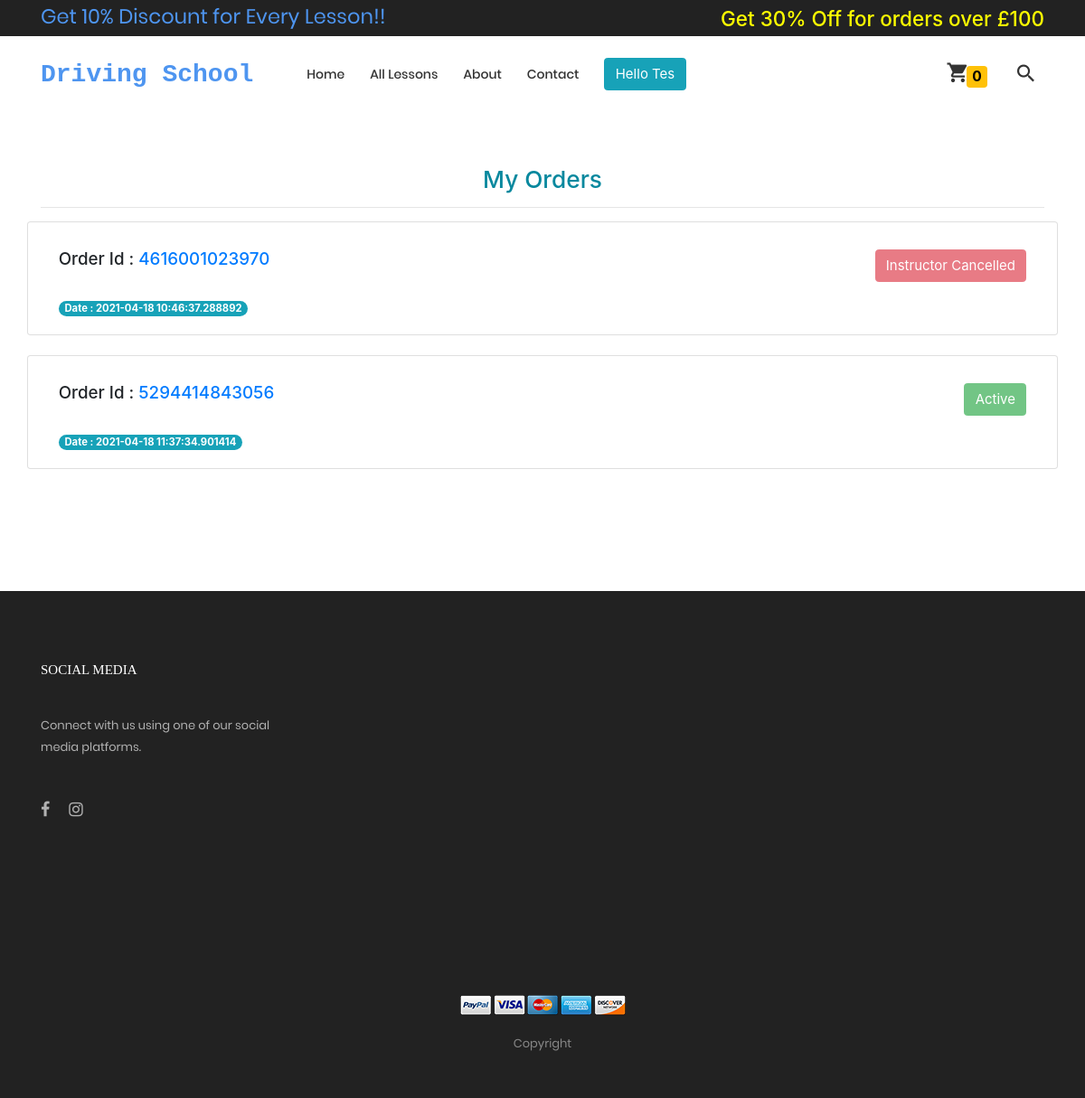
The app's page /order/my_orders (signed in), older data.
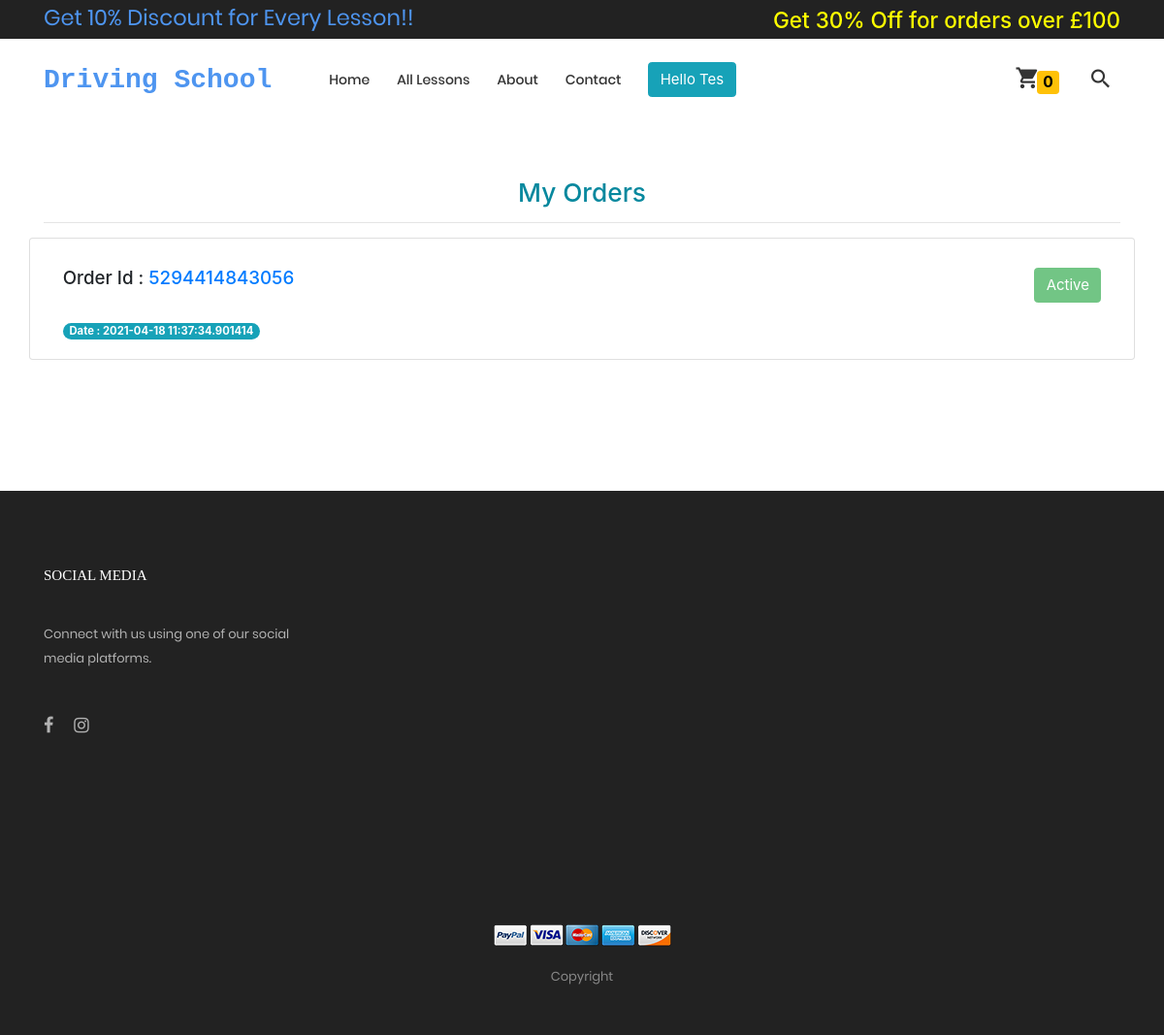
The same page, newer data.
### order/models.py (models this page shows, shortened)
class Order(models.Model):
    user = models.ForeignKey(User, on_delete=models.CASCADE)
    Lesson = models.ForeignKey(products, on_delete=models.CASCADE, blank=True, null=True)
    Instructor = models.ForeignKey(instructor_information, on_delete=models.CASCADE, blank=True, null=True)
    order_id = models.CharField(max_length=1000)
    Lesson_price = models.CharField(max_length=1000)
    first_name = models.CharField(max_length=1000)
    last_name = models.CharField(max_length=1000)
    email = models.CharField(max_length=1000)
    phone = models.CharField(max_length=100)
    address = models.CharField(max_length=1000)
    zip = models.CharField(max_length=1000)
    ordered = models.BooleanField(default=False)
    instructor_cancel_order = models.BooleanField(default=False)
    customer_cancel_order = models.BooleanField(default=False)
    order_date = models.CharField(max_length=1000)

### order/views.py (the view)
# urls.py: path('my_orders', views.my_orders, name='my_orders'),  # My orders
def my_orders(request):
    user = request.user
    get_all_order = Order.objects.filter(user=user, ordered=True)
    context = {'get_all_order': get_all_order}
    return render(request, 'my_order.html', context)

### templates/my_order.html (shortened to what this page needs)
{% extends 'base.html' %}
{% block body %}
<div class="container">
	<h3>
		<p class="text-center" style="color:#07889E;">My Orders</p>
	</h3>
	<hr>
</div>
{% if get_all_order %}
{% for k in get_all_order %}
<div class="card container">
	<div class="card-body">
		{% if k.customer_cancel_order %}
		<button type="button" class="btn btn-danger float-right" data-toggle="modal" data-target="#exampleModal"
			disabled>
			You Cancelled
		</button>
		{% elif k.instructor_cancel_order %}
		<button type="button" class="btn btn-danger float-right" disabled>
			Instructor Cancelled
		</button>
		{% else %}
		<button type="button" class="btn btn-success float-right" disabled>
			Active
		</button>
		{% endif %}
		<h5>Order Id : <a href="{% url 'my_order_details' k.id %}">{{k.order_id}}</a> </h5>
		<span class="badge badge-info badge-pill">
			<h7>Date : {{k.order_date}}</h7>
		</span>
	</div>
</div>
<br />
{% endfor %}
{% else %}
<p class="text-center">You Have No Order To View</p>
</br>
</br>
{% endif %}
{% endblock %}

Row changes from the older to the newer data that the page shows:
removed Order: customer_cancel_order "Instructor Cancelled", order_id "4616001023970", order_date "2021-04-18 10:46:37.288892"
